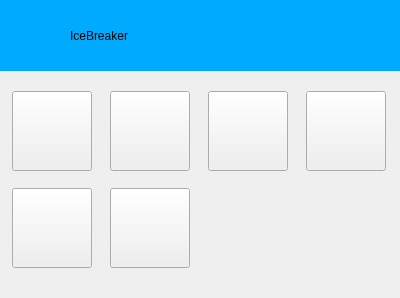
<?xml version="1.0" encoding="UTF-8"?>
<ui version="4.0">
 <class>expression</class>
 <widget class="QWidget" name="expression">
  <property name="geometry">
   <rect>
    <x>0</x>
    <y>0</y>
    <width>400</width>
    <height>298</height>
   </rect>
  </property>
  <property name="windowTitle">
   <string>Form</string>
  </property>
  <widget class="QWidget" name="gridLayoutWidget">
   <property name="geometry">
    <rect>
     <x>0</x>
     <y>80</y>
     <width>401</width>
     <height>201</height>
    </rect>
   </property>
   <layout class="QGridLayout" name="gridLayout">
    <item row="0" column="1">
     <widget class="QPushButton" name="pushButton_2">
      <property name="sizePolicy">
       <sizepolicy hsizetype="Fixed" vsizetype="Fixed">
        <horstretch>0</horstretch>
        <verstretch>0</verstretch>
       </sizepolicy>
      </property>
      <property name="minimumSize">
       <size>
        <width>80</width>
        <height>80</height>
       </size>
      </property>
      <property name="maximumSize">
       <size>
        <width>80</width>
        <height>80</height>
       </size>
      </property>
      <property name="text">
       <string/>
      </property>
     </widget>
    </item>
    <item row="1" column="1">
     <widget class="QPushButton" name="pushButton_6">
      <property name="sizePolicy">
       <sizepolicy hsizetype="Fixed" vsizetype="Fixed">
        <horstretch>0</horstretch>
        <verstretch>0</verstretch>
       </sizepolicy>
      </property>
      <property name="minimumSize">
       <size>
        <width>80</width>
        <height>80</height>
       </size>
      </property>
      <property name="maximumSize">
       <size>
        <width>80</width>
        <height>80</height>
       </size>
      </property>
      <property name="text">
       <string/>
      </property>
     </widget>
    </item>
    <item row="0" column="3">
     <widget class="QPushButton" name="pushButton_4">
      <property name="sizePolicy">
       <sizepolicy hsizetype="Fixed" vsizetype="Fixed">
        <horstretch>0</horstretch>
        <verstretch>0</verstretch>
       </sizepolicy>
      </property>
      <property name="minimumSize">
       <size>
        <width>80</width>
        <height>80</height>
       </size>
      </property>
      <property name="maximumSize">
       <size>
        <width>80</width>
        <height>80</height>
       </size>
      </property>
      <property name="text">
       <string/>
      </property>
     </widget>
    </item>
    <item row="0" column="0">
     <widget class="QPushButton" name="pushButton_1">
      <property name="sizePolicy">
       <sizepolicy hsizetype="Fixed" vsizetype="Fixed">
        <horstretch>0</horstretch>
        <verstretch>0</verstretch>
       </sizepolicy>
      </property>
      <property name="minimumSize">
       <size>
        <width>80</width>
        <height>80</height>
       </size>
      </property>
      <property name="maximumSize">
       <size>
        <width>80</width>
        <height>80</height>
       </size>
      </property>
      <property name="text">
       <string/>
      </property>
     </widget>
    </item>
    <item row="1" column="0">
     <widget class="QPushButton" name="pushButton_5">
      <property name="sizePolicy">
       <sizepolicy hsizetype="Fixed" vsizetype="Fixed">
        <horstretch>0</horstretch>
        <verstretch>0</verstretch>
       </sizepolicy>
      </property>
      <property name="minimumSize">
       <size>
        <width>80</width>
        <height>80</height>
       </size>
      </property>
      <property name="maximumSize">
       <size>
        <width>80</width>
        <height>80</height>
       </size>
      </property>
      <property name="text">
       <string/>
      </property>
     </widget>
    </item>
    <item row="0" column="2">
     <widget class="QPushButton" name="pushButton_3">
      <property name="sizePolicy">
       <sizepolicy hsizetype="Fixed" vsizetype="Fixed">
        <horstretch>0</horstretch>
        <verstretch>0</verstretch>
       </sizepolicy>
      </property>
      <property name="minimumSize">
       <size>
        <width>80</width>
        <height>80</height>
       </size>
      </property>
      <property name="maximumSize">
       <size>
        <width>80</width>
        <height>80</height>
       </size>
      </property>
      <property name="text">
       <string/>
      </property>
     </widget>
    </item>
   </layout>
  </widget>
  <widget class="QWidget" name="widget" native="true">
   <property name="geometry">
    <rect>
     <x>0</x>
     <y>0</y>
     <width>401</width>
     <height>71</height>
    </rect>
   </property>
   <property name="sizePolicy">
    <sizepolicy hsizetype="Fixed" vsizetype="Fixed">
     <horstretch>0</horstretch>
     <verstretch>0</verstretch>
    </sizepolicy>
   </property>
   <property name="styleSheet">
    <string notr="true">background-color: rgb(0, 170, 255);
</string>
   </property>
   <widget class="QLabel" name="label">
    <property name="geometry">
     <rect>
      <x>70</x>
      <y>10</y>
      <width>261</width>
      <height>51</height>
     </rect>
    </property>
    <property name="styleSheet">
     <string notr="true">font: 36pt &quot;Kunstler Script&quot;;
</string>
    </property>
    <property name="text">
     <string>IceBreaker</string>
    </property>
   </widget>
  </widget>
 </widget>
 <resources/>
 <connections/>
</ui>
